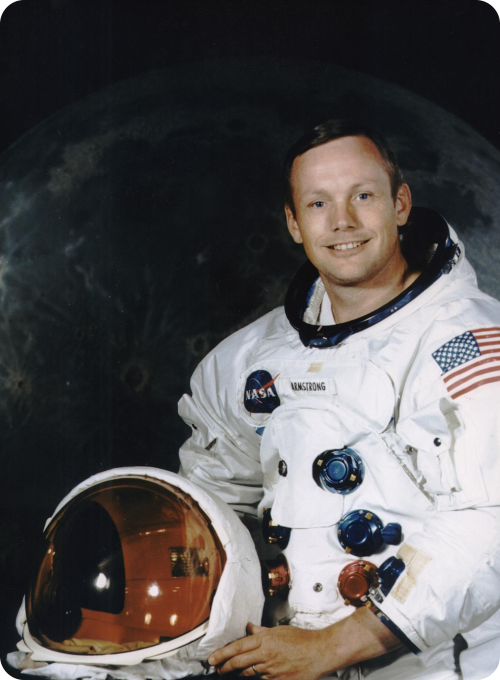
#> input picture assets/famous_people_trio_v1/neil_armstrong.png, 1000 x 1360 px, given in place of neil_armstrong.jpg, which was not available (shown at 1/2 size)
$ python render_archival_lens_reel_v1.py
#> lines starting #> are read from the running program, lines starting #| are printed output that depends on the picture; pictures that were not available may be replaced by others from this repository, and a replacement may not be noted
#!/usr/bin/env python3
"""Archival lens reel: 1920x1080 9s MP4, 30fps — three lens looks.

Segments (3s each), lens static, content drifting behind it:
- A WSJ/Reddit article (k=0.07, s=1.07, rgb=1.5, blur=0.8, vig=0.18):
  slow zoom 1.06->1.12 + 25px lateral pan across the page.
- B Vintage CRT Q&A (k=0.17, s=1.10, rgb=2.0, blur=1.5, vig=0.35):
  uncovered warp edges fall to black = curved bezel, content near still.
- C Documentary photo (k=0.035, s=1.04, rgb=0.7, blur=0.4, vig=0.10):
  gentle 1.00->1.05 push on the archive portrait.

Mirrors ArchivalLensLook presets 1:1. OOM-safe: warp index maps baked
once per preset, one frame at a time piped to ffmpeg.
"""
import gc
import hashlib
import json
import os
import subprocess
import sys

import numpy as np
from PIL import Image, ImageDraw, ImageFont, ImageFilter

OUT = os.path.join(os.path.dirname(os.path.abspath(__file__)),
                   "..", "..", "out", "archival_lens_v1")
PNGDIR = os.path.join(OUT, "png")
MP4DIR = os.path.join(OUT, "mp4")
W, H = 1920, 1080
FPS = 30
SEG = 90  # 3s per look
FRAMES = SEG * 3
BIG = (2208, 1242)  # 1.15x content overscan for zoom/pan headroom
ARMSTRONG = os.path.join(os.path.dirname(os.path.abspath(__file__)),
                         "..", "..", "assets", "famous_people_trio_v1",
                         "sources", "neil_armstrong.jpg")
SERIF = "/usr/share/fonts/truetype/dejavu/DejaVuSerif-Bold.ttf"
SANS = "/usr/share/fonts/truetype/dejavu/DejaVuSans-Bold.ttf"


def hexrgb(s):
    s = s.lstrip("#")
    return np.array([int(s[0:2], 16), int(s[2:4], 16), int(s[4:6], 16)],
                    dtype=np.float32)


def cover(path, w, h):
    img = Image.open(path).convert("RGB")
    sw, sh = img.size
    s = max(w / sw, h / sh)
    img = img.resize((int(sw * s + 0.5), int(sh * s + 0.5)), Image.LANCZOS)
    l = (img.size[0] - w) // 2
    t = (img.size[1] - h) // 2
    return img.crop((l, t, l + w, t + h))


def article_card():
    w, h = BIG
    img = Image.new("RGB", (w, h), "#F2EDE3")
    d = ImageDraw.Draw(img)
    d.rectangle([0, 0, w, 150], fill="#111111")
    d.text((60, 75), "THE DAILY CHRONICLE", font=ImageFont.truetype(SERIF, 64),
           fill="#F5F2EA", anchor="lm")
    d.rectangle([0, 150, w, 162], fill="#8E1B1B")
    d.text((60, 250), "MARKETS RALLY", font=ImageFont.truetype(SERIF, 120),
           fill="#141414")
    d.text((60, 400), "Wall Street posts its strongest week since 2011",
           font=ImageFont.truetype(SERIF, 44), fill="#4A4A4A")
    d.rectangle([60, 470, w - 60, 478], fill="#8E1B1B")
    y = 530
    for _ in range(9):
        d.rounded_rectangle([60, y, w // 2 - 40, y + 22], radius=11, fill="#B9B2A4")
        d.rounded_rectangle([w // 2 + 40, y, w - 60, y + 22], radius=11, fill="#B9B2A4")
        y += 52
    # Photo block with caption.
    ph = cover(ARMSTRONG, 620, 420)
    img.paste(ph, (w - 700, h - 520))
    d.rectangle([w - 700, h - 520, w - 80, h - 100], outline="#141414", width=4)
    d.text((w - 700, h - 84), "Archive photo, 1969",
           font=ImageFont.truetype(SERIF, 30), fill="#4A4A4A")
    return img


def qa_card():
    w, h = BIG
    img = Image.new("RGB", (w, h), "#0E1420")
    d = ImageDraw.Draw(img)
    d.rounded_rectangle([90, 90, 320, 200], radius=18, fill="#C9A227")
    d.text((205, 145), "Q&A", font=ImageFont.truetype(SANS, 72),
           fill="#0E1420", anchor="mm")
    d.text((90, 300), "What triggered the rally?",
           font=ImageFont.truetype(SANS, 84), fill="#F2F4F8")
    y = 470
    for i in range(5):
        shade = 150 - i * 12
        col = "#%02X%02X%02X" % (shade, shade + 6, shade + 12)
        d.rounded_rectangle([90, y, w - 240 - i * 90, y + 30], radius=15, fill=col)
        y += 72
    d.ellipse([90, h - 160, 130, h - 120], fill="#C22A2A")
    d.text((155, h - 140), "ARCHIVE FOOTAGE",
           font=ImageFont.truetype(SANS, 36), fill="#8B93A3", anchor="lm")
    return img


def build_warp(k, scale):
    """Bilinear sample maps for barrel warp; uncovered pixels -> black."""
    yy, xx = np.mgrid[0:H, 0:W].astype(np.float32)
    aspect = W / H
    nx = (xx / W - 0.5) * aspect
    ny = yy / H - 0.5
    r2 = nx * nx + ny * ny
    factor = (1.0 + k * r2) / scale
    sx = (nx * factor / aspect + 0.5) * W
    sy = (ny * factor + 0.5) * H
    inside = (sx >= 0) & (sx <= W - 1.001) & (sy >= 0) & (sy <= H - 1.001)
    sx = np.clip(sx, 0, W - 1.001)
    sy = np.clip(sy, 0, H - 1.001)
    x0 = sx.astype(np.int32)
    y0 = sy.astype(np.int32)
    x1 = np.minimum(x0 + 1, W - 1)
    y1 = np.minimum(y0 + 1, H - 1)
    wx = (sx - x0).astype(np.float32)
    wy = (sy - y0).astype(np.float32)
    return y0, x0, y1, x1, wx, wy, inside.astype(np.float32)


def apply_warp(content, maps):
    y0, x0, y1, x1, wx, wy, inside = maps
    c00 = content[y0, x0]
    c10 = content[y0, x1]
    c01 = content[y1, x0]
    c11 = content[y1, x1]
    top = c00 * (1 - wx[..., None]) + c10 * wx[..., None]
    bot = c01 * (1 - wx[..., None]) + c11 * wx[..., None]
    out = top * (1 - wy[..., None]) + bot * wy[..., None]
    return out * inside[..., None]


def rgb_split(img, px):
    out = img.copy()
    out[..., 0] = np.roll(img[..., 0], px, axis=1)
    out[..., 2] = np.roll(img[..., 2], -px, axis=1)
    return out


def viewport(baked, zoom, panx, pany=0.0):
    tw, th = int(round(W * zoom)), int(round(H * zoom))
    rs = baked.resize((tw, th), Image.BILINEAR)
    cx = (tw - W) // 2 + int(round(panx))
    cy = (th - H) // 2 + int(round(pany))
    cx = min(max(cx, 0), tw - W)
    cy = min(max(cy, 0), th - H)
    return rs.crop((cx, cy, cx + W, cy + H))


def sha256(path):
    h = hashlib.sha256()
    with open(path, "rb") as f:
        for chunk in iter(lambda: f.read(1 << 20), b""):
            h.update(chunk)
    return h.hexdigest()


def main():
    os.makedirs(PNGDIR, exist_ok=True)
    os.makedirs(MP4DIR, exist_ok=True)
    print("baking content cards ...", flush=True)
    card_a = article_card()
#> in article_card, `img = Image.new("RGB", (w, h), "#F2EDE3")`:
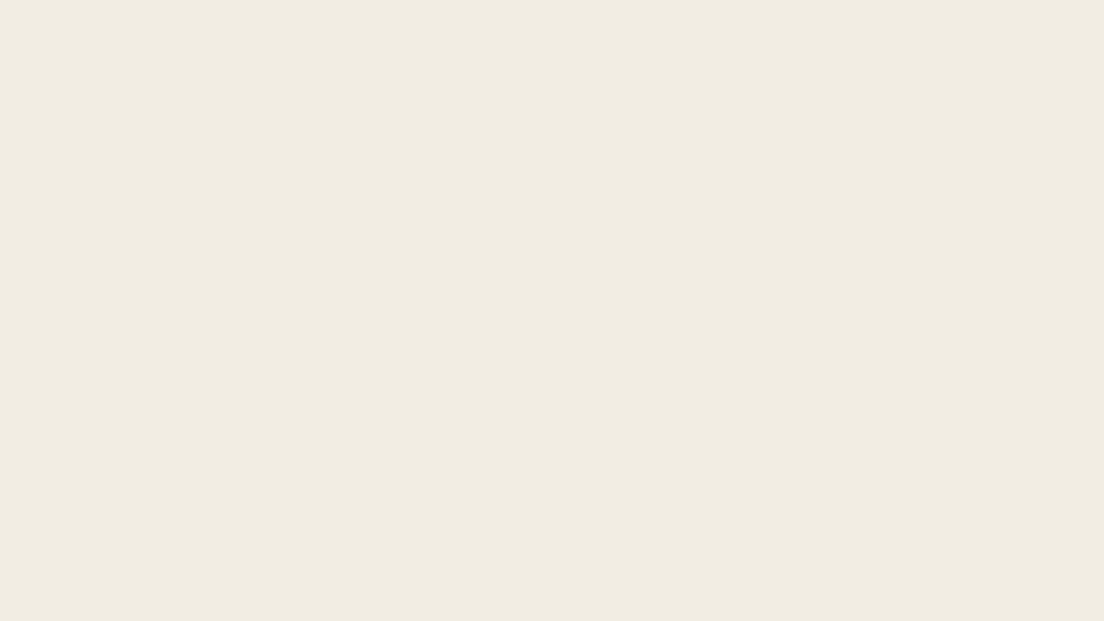
#> img: PIL image 2208x1242 RGB (shown at 1/2 size); mean R, G, B 242, 237, 227
#> after the loop in article_card, `for _ in range(9):`: y = 998
#> in cover, `return img.crop((l, t, l + w, t + h))`:
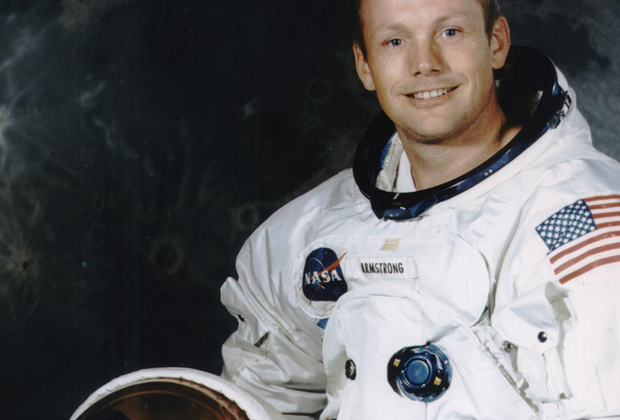
#> returned value: PIL image 620x420 RGB; mean R, G, B 97.6, 97.1, 98.4
#> in article_card, `img.paste(ph, (w - 700, h - 520))`:
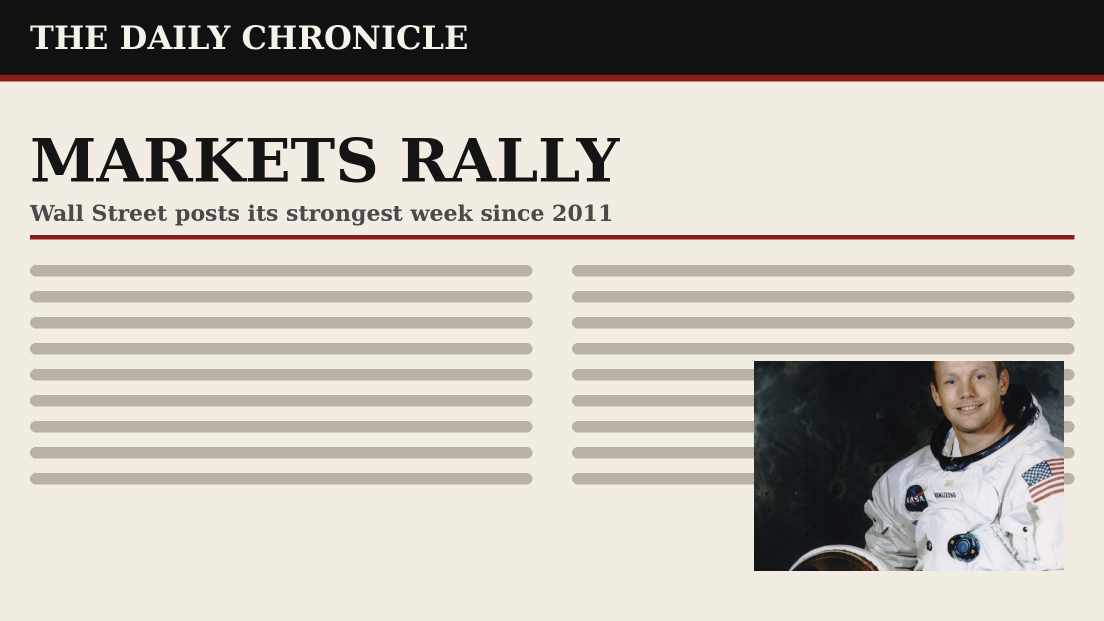
#> img: PIL image 2208x1242 RGB (shown at 1/2 size); mean R, G, B 189.4, 183.3, 175.4
    card_b = qa_card()
#> in qa_card, `img = Image.new("RGB", (w, h), "#0E1420")`:
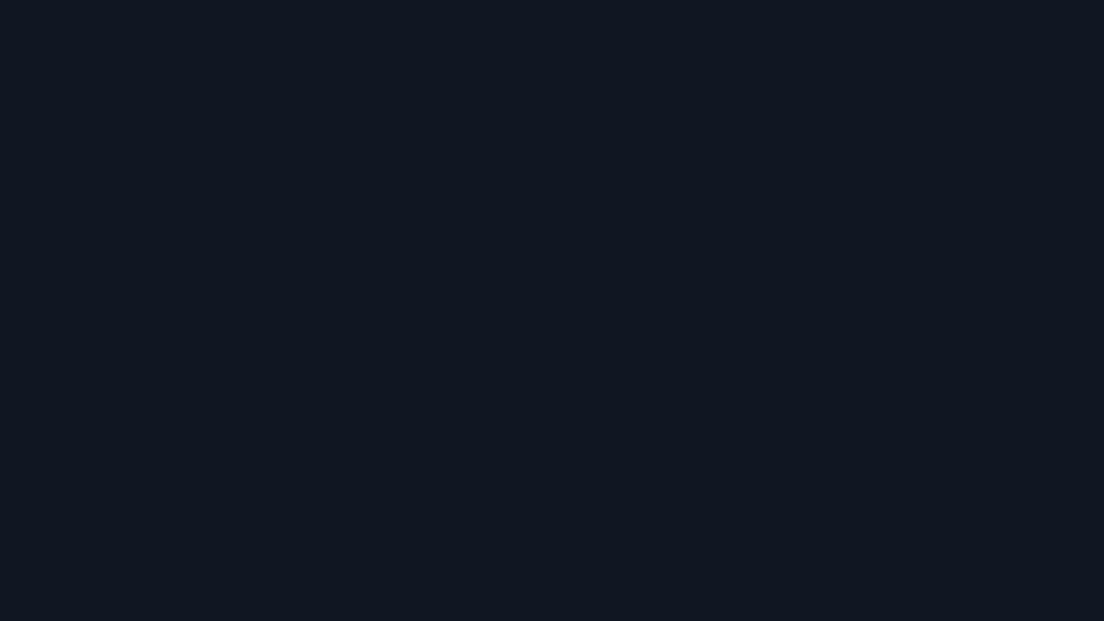
#> img: PIL image 2208x1242 RGB (shown at 1/2 size); mean R, G, B 14, 20, 32
#> after the loop in qa_card, `for i in range(5):`: y = 830
    card_c = cover(ARMSTRONG, *BIG)
#> call 2 of cover, with w = 2208, h = 1242
#> in cover (call 2), `return img.crop((l, t, l + w, t + h))`:
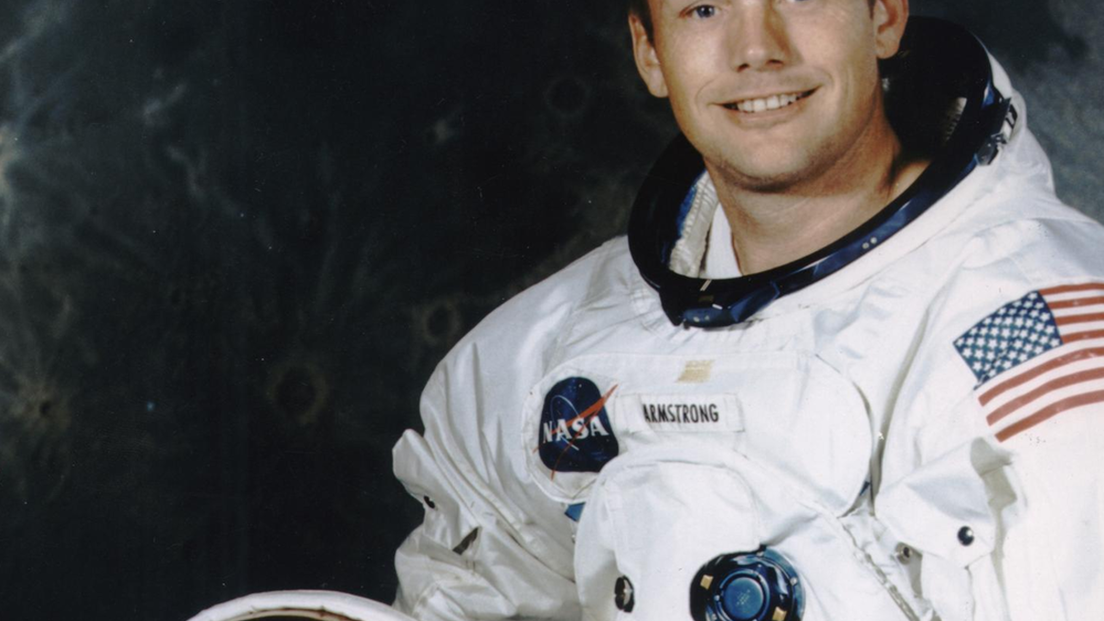
#> returned value: PIL image 2208x1242 RGB (shown at 1/2 size); mean R, G, B 97.8, 97.6, 99.2
    segs = [
        {"k": 0.07, "s": 1.07, "rgb": 2, "blur": 0.8,
         "grain": 2.0, "vig": 0.18, "card": card_a, "id": "wsj_reddit"},
        {"k": 0.17, "s": 1.10, "rgb": 2, "blur": 1.5,
         "grain": 3.0, "vig": 0.35, "card": card_b, "id": "vintage_crt"},
        {"k": 0.035, "s": 1.04, "rgb": 1, "blur": 0.4,
         "grain": 1.5, "vig": 0.10, "card": card_c, "id": "documentary"},
    ]
    print("baking warp maps ...", flush=True)
    for sg in segs:
        sg["maps"] = build_warp(sg["k"], sg["s"])
        yy, xx = np.mgrid[0:H, 0:W].astype(np.float32)
        dist = np.sqrt((xx / W - 0.5) ** 2 + (yy / H - 0.5) ** 2)
        sg["vigmap"] = (1 - sg["vig"] * np.clip((dist - 0.32) / 0.45, 0, 1))
        del yy, xx, dist
#> this loop made 3 passes
#> pass 1, in build_warp, `nx = (xx / W - 0.5) * aspect`:
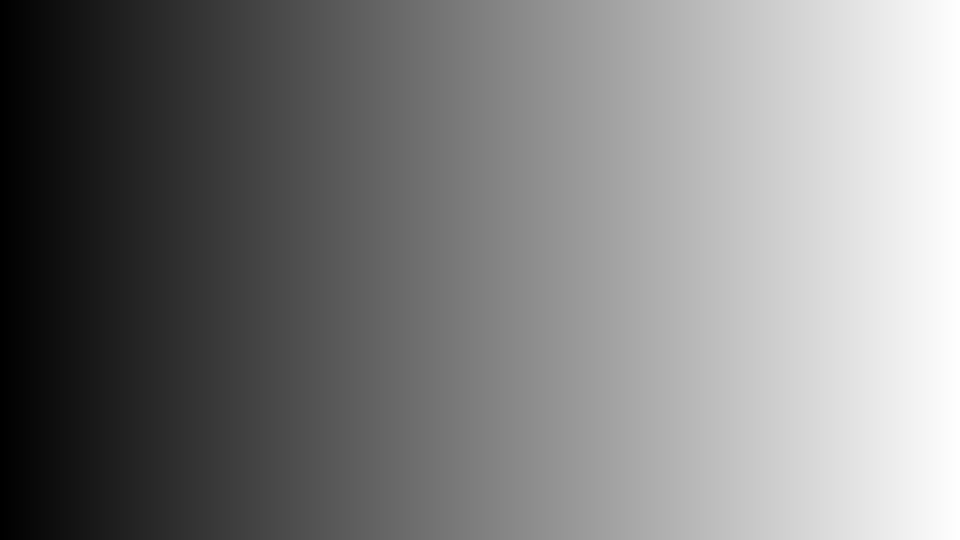
#> nx: shape (1080, 1920) float32 (shown at 1/2 size); min -0.889, max 0.888, mean -0.000463; drawn with min black and max white
#> pass 1, in build_warp, `r2 = nx * nx + ny * ny`:
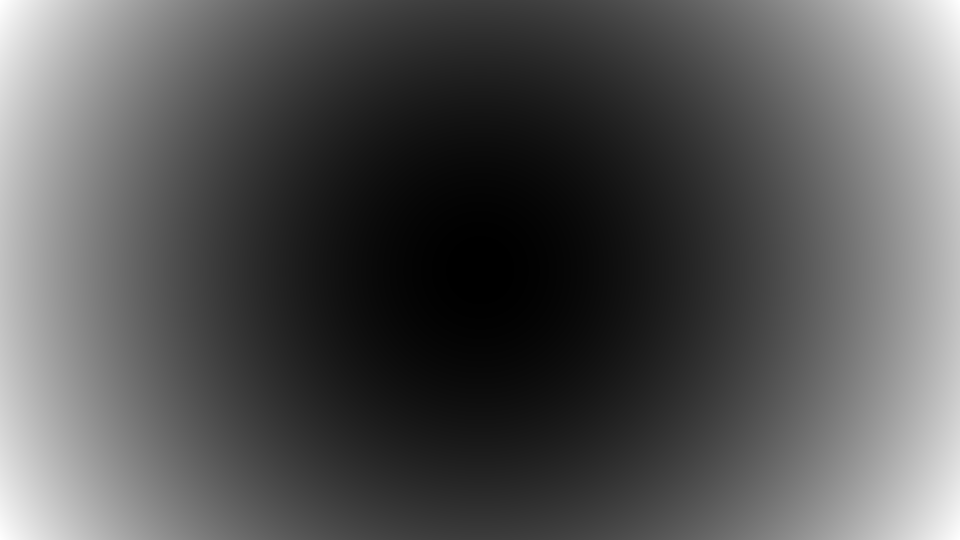
#> r2: shape (1080, 1920) float32 (shown at 1/2 size); min 0, max 1.04, mean 0.347; drawn with min black and max white
    gc.collect()
    mp4 = os.path.join(MP4DIR, "archival_lens_reel_v1.mp4")
    cmd = ["ffmpeg", "-y", "-loglevel", "error",
           "-f", "rawvideo", "-pix_fmt", "rgb24", "-s", f"{W}x{H}",
           "-r", str(FPS), "-i", "-",
           "-c:v", "libx264", "-preset", "medium", "-crf", "18",
           "-pix_fmt", "yuv420p", "-an", mp4]
#> (the run stopped early here; a loop or call above may not have finished)

$ run again, with assets/famous_people_trio_v1/sally_ride.png copied over assets/famous_people_trio_v1/neil_armstrong.png
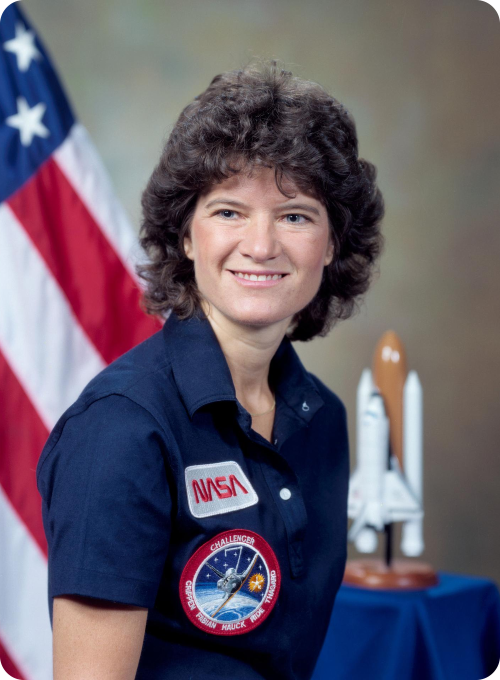
#> input picture assets/famous_people_trio_v1/sally_ride.png, 1000 x 1360 px, given in place of neil_armstrong.jpg, which was not available (shown at 1/2 size)
#> after the loop in article_card, `for _ in range(9):`: y = 998
#> in article_card, `img.paste(ph, (w - 700, h - 520))`:
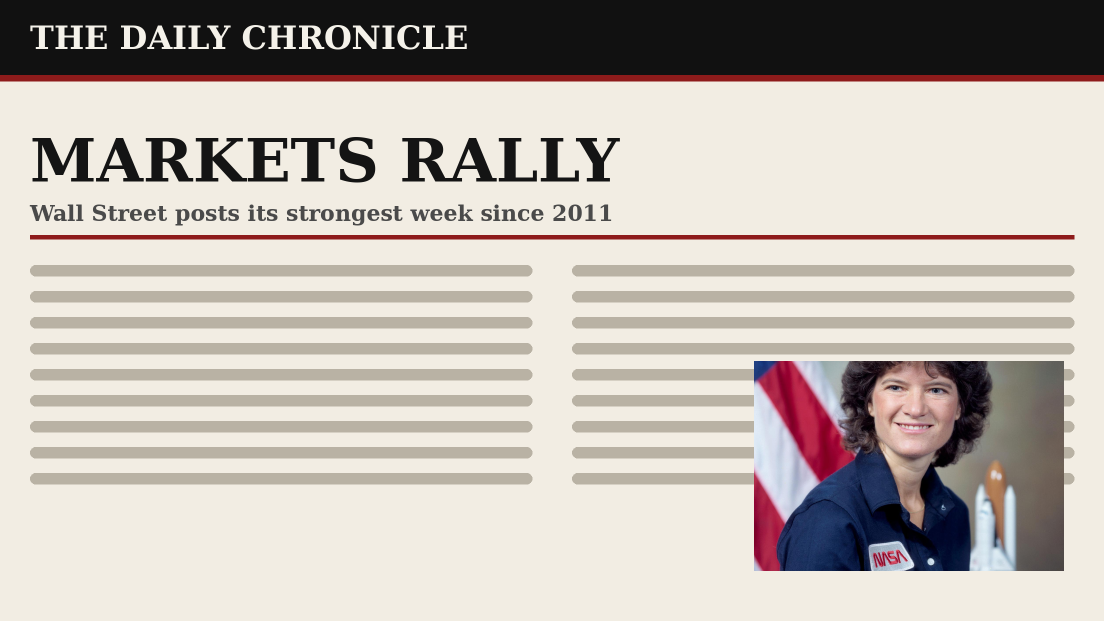
#> img: PIL image 2208x1242 RGB (shown at 1/2 size); mean R, G, B 190.8, 183, 176.1
#> after the loop in qa_card, `for i in range(5):`: y = 830
#> in cover (call 2), `return img.crop((l, t, l + w, t + h))`:
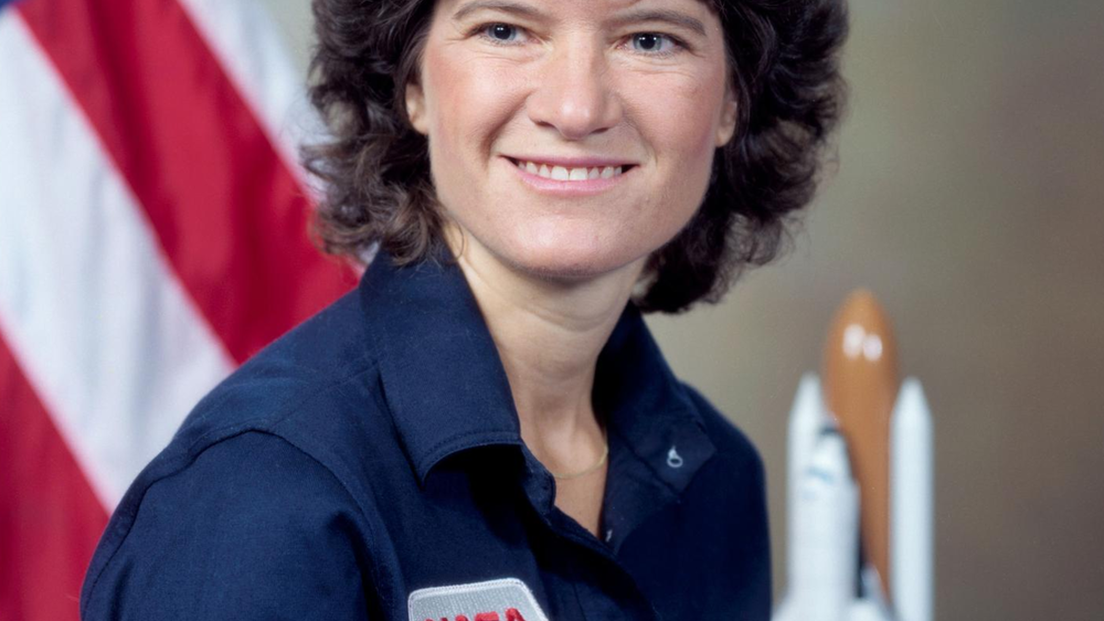
#> returned value: PIL image 2208x1242 RGB (shown at 1/2 size); mean R, G, B 115.1, 94.6, 106.3
#> the loop in main, `for sg in segs:` made 3 passes
